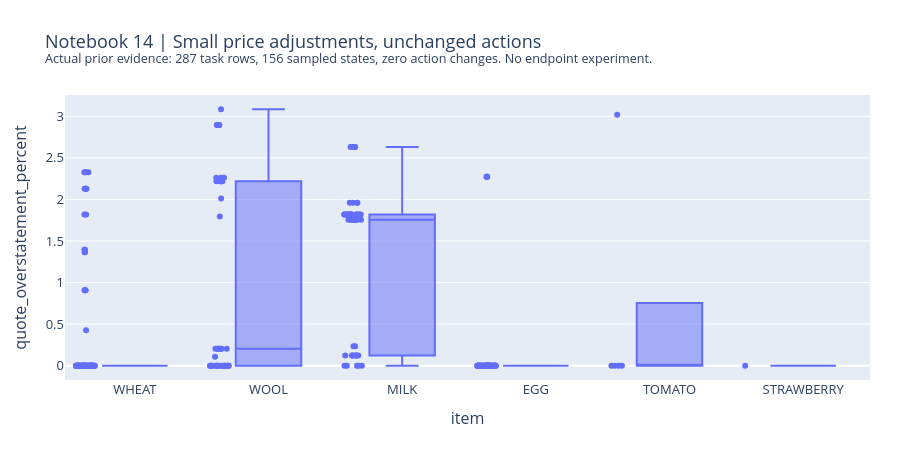
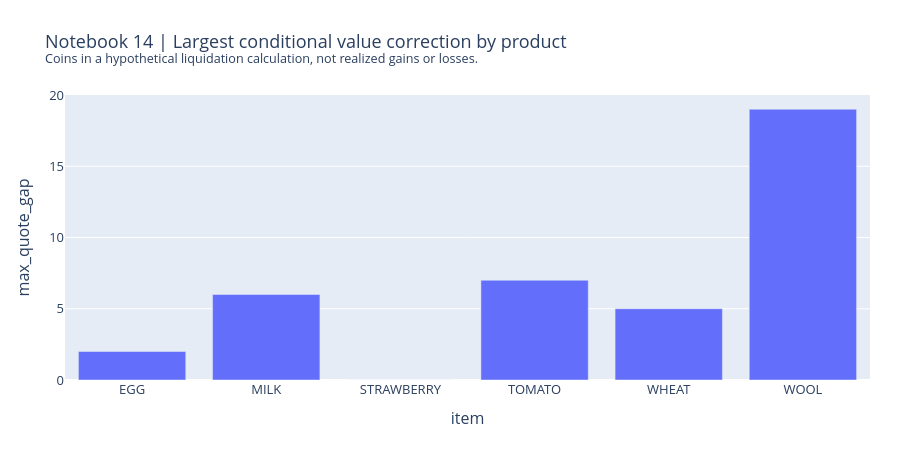

Here is the notebook cell these charts were saved with, in order:
### Code cell
for figure in reference_figures(ROOT):
    figure.show()
    figures.append(figure)

### Figure 1 — Plotly figure (JSON) as saved in the notebook; plotly's stock layout.template omitted (floating-point values rounded to 4 significant figures; data arrays with more than 128 entries replaced by an {"elided": "..."} marker saying what was removed)
{"data": [{"alignmentgroup": "True", "boxpoints": "all", "hovertemplate": "item=%{x}<br>quote_overstatement_percent=%{y}<extra></extra>", "legendgroup": "", "marker": {"color": "#636efa"}, "name": "", "notched": false, "offsetgroup": "", "orientation": "v", "showlegend": false, "type": "box", "x": {"elided": "287 str values"}, "x0": " ", "xaxis": "x", "y": {"elided": "287 float values"}, "y0": " ", "yaxis": "y"}], "layout": {"boxmode": "group", "font": {"size": 13}, "height": 460, "legend": {"title": {"text": ""}, "tracegroupgap": 0}, "margin": {"b": 80, "l": 65, "r": 30, "t": 95}, "title": {"text": "Notebook 14 | Small price adjustments, unchanged actions<br><sup>Actual prior evidence: 287 task rows, 156 sampled states, zero action changes. No endpoint experiment.</sup>"}, "xaxis": {"anchor": "y", "domain": [0, 1], "title": {"text": "item"}}, "yaxis": {"anchor": "x", "domain": [0, 1], "title": {"text": "quote_overstatement_percent"}}}}

### Figure 2 — Plotly figure (JSON) as saved in the notebook; plotly's stock layout.template omitted (floating-point values rounded to 4 significant figures)
{"data": [{"customdata": [[91], [49], [1], [5], [96], [45]], "hovertemplate": "item=%{x}<br>max_quote_gap=%{y}<br>tasks=%{customdata[0]}<extra></extra>", "legendgroup": "", "marker": {"color": "#636efa", "pattern": {"shape": ""}}, "name": "", "orientation": "v", "showlegend": false, "textposition": "auto", "type": "bar", "x": ["EGG", "MILK", "STRAWBERRY", "TOMATO", "WHEAT", "WOOL"], "xaxis": "x", "y": [2.0, 6.0, 0.0, 7.0, 5.0, 19.0], "yaxis": "y"}], "layout": {"barmode": "relative", "font": {"size": 13}, "height": 460, "legend": {"title": {"text": ""}, "tracegroupgap": 0}, "margin": {"b": 80, "l": 65, "r": 30, "t": 95}, "title": {"text": "Notebook 14 | Largest conditional value correction by product<br><sup>Coins in a hypothetical liquidation calculation, not realized gains or losses.</sup>"}, "xaxis": {"anchor": "y", "domain": [0, 1], "title": {"text": "item"}}, "yaxis": {"anchor": "x", "domain": [0, 1], "title": {"text": "max_quote_gap"}}}}
